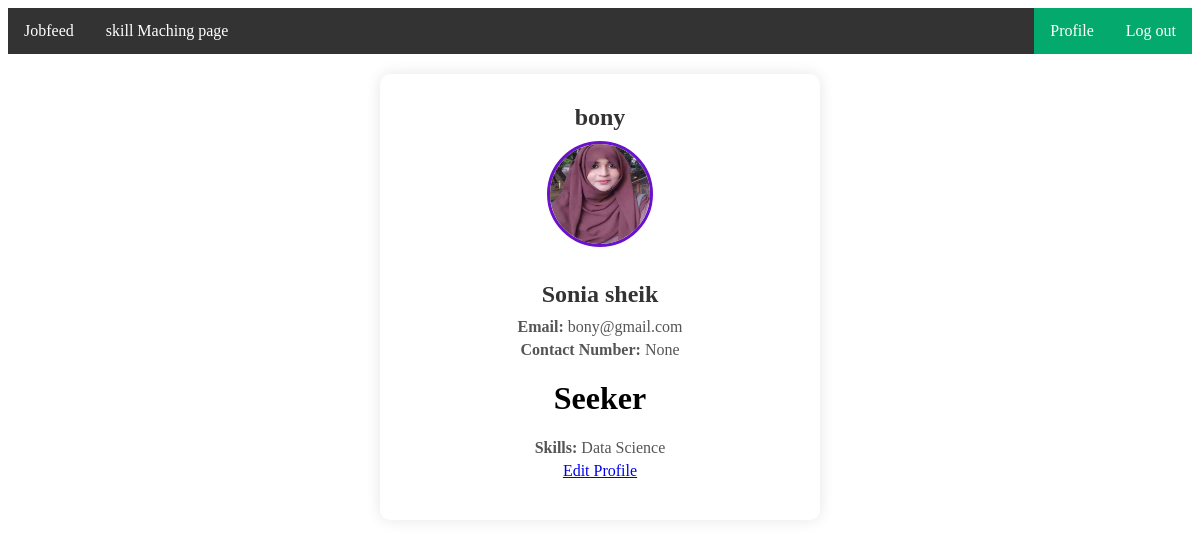
The app's page /ProfilePage/ (signed in) with its own data.
### myApp/models.py (models this page shows, shortened)
class customUser(AbstractUser):
    USER=[
        ('recruiter','Recruiter'),
        ('seeker','Seeker'),
    ]
    user_type=models.CharField(choices=USER,max_length=100,null=True)
    Profile_Pic=models.ImageField(upload_to='Media/Profile_Pic',null=True)
    contact_no=models.CharField(max_length=100,null=True)

class seekerProfileModel(models.Model):
    SKILLS=[
        ('Python','Python'),
        ('Java','Java'),
        ('C++','C++'),
        ('Data Science','Data Science'),
        ('Machine Learning','Machine Learning'),
    ]
    user=models.OneToOneField(customUser,on_delete=models.CASCADE,related_name='seekerProfile')
    skills=models.CharField(max_length=100,choices=SKILLS,null=True)

### myProject/views.py (the view)
# urls.py: path("ProfilePage/", profilePage, name="profilePage"),
@login_required
def profilePage(request):
    return render(request,"profilePage.html")

### Template/profilePage.html (shortened to what this page needs)
{% extends 'base.html' %}
{% block body %}
<div class="profile-container">
    <h2>{{ request.user.username }}</h2>
    <img src="/{{request.user.Profile_Pic }}" alt="Profile Picture">
    <h2>{{ request.user.first_name }} {{ request.user.last_name }}</h2>
    <p><strong>Email:</strong> {{ request.user.email }}</p>
    <p><strong>Contact Number:</strong> {{ request.user.contact_no }}</p>
    {% if request.user.user_type == 'seeker' %}
    <h1>Seeker</h1>
    <p><strong>Skills:</strong> {{ request.user.seekerProfile.skills | title}}</p>
    {% endif %}
    <a href="{% url 'editprofile' %}">Edit Profile</a>
</div>
{% endblock body %}

### Template/profilePage.html (style rules this page uses)
.profile-container { background-color: white; padding: 20px; border-radius: 10px; box-shadow: 0 0 15px rgba(0, 0, 0, 0.1); width: 400px; text-align: center; margin: 20px auto; }
.profile-container img { width: 100px; height: 100px; border-radius: 50%; margin-bottom: 20px; border: 3px solid #6a11cb; }
h2 { margin: 10px 0; color: #333; }
p { margin: 5px 0; color: #555; }

### records on screen
customUser: user.username "bony", user.Profile_Pic (picture), user.first_name "Sonia", user.last_name "sheik", user.email "bony@gmail.com", user.contact_no "None", user.seekerProfile.skills "Data Science"
